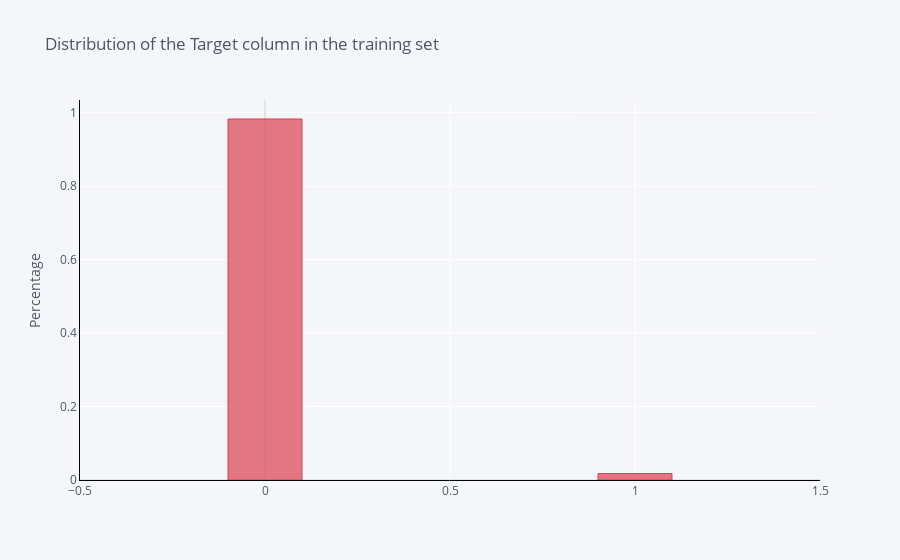

Notebook code cell kept with this figure:
### Code cell
train_df['target'].value_counts(normalize=True).iplot(kind='bar',
                                                      yTitle='Percentage', 
                                                      linecolor='black', 
                                                      opacity=0.7,
                                                      color='red',
                                                      theme='pearl',
                                                      bargap=0.8,
                                                      gridcolor='white',
                                                     
                                                      title='Distribution of the Target column in the training set')

### Figure 1 — Plotly figure (JSON) as saved in the notebook; plotly's stock layout.template omitted (floating-point values rounded to 4 significant figures)
{"data": [{"marker": {"color": "rgba(219, 64, 82, 0.7)", "line": {"color": "rgba(219, 64, 82, 1.0)", "width": 1}}, "name": "target", "orientation": "v", "text": "", "type": "bar", "x": [0, 1], "y": [0.9824, 0.01763]}], "layout": {"bargap": 0.8, "legend": {"bgcolor": "#F5F6F9", "font": {"color": "#4D5663"}}, "paper_bgcolor": "#F5F6F9", "plot_bgcolor": "#F5F6F9", "title": {"font": {"color": "#4D5663"}, "text": "Distribution of the Target column in the training set"}, "xaxis": {"gridcolor": "white", "linecolor": "black", "showgrid": true, "tickfont": {"color": "#4D5663"}, "title": {"font": {"color": "#4D5663"}, "text": ""}, "zerolinecolor": "#E1E5ED"}, "yaxis": {"gridcolor": "white", "linecolor": "black", "showgrid": true, "tickfont": {"color": "#4D5663"}, "title": {"font": {"color": "#4D5663"}, "text": "Percentage"}, "zerolinecolor": "#E1E5ED"}}}
